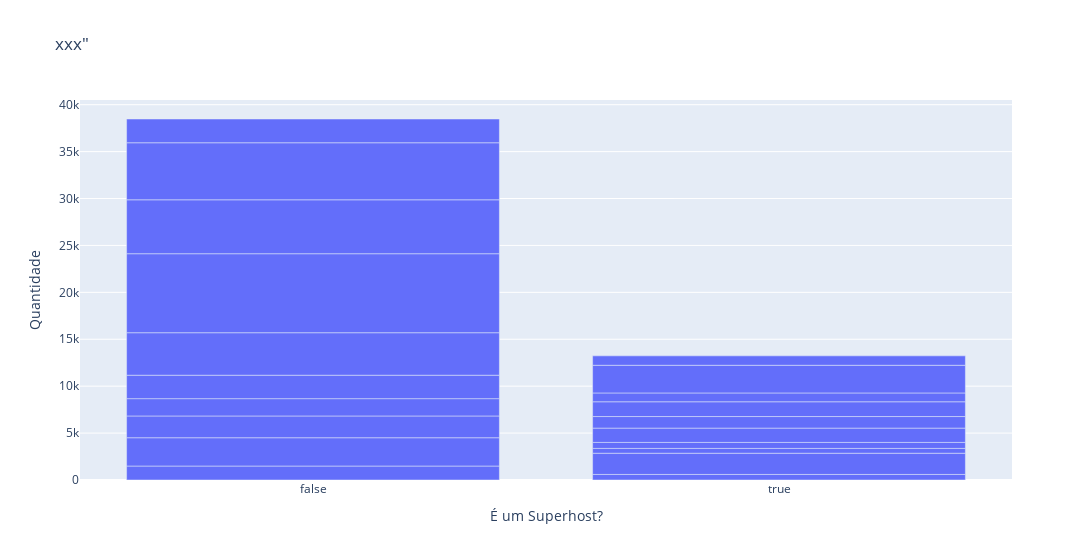

Source (notebook cell):
### Code cell
df7 = df.groupby(['city', 'host_is_superhost']).weekdays.count().reset_index()
df7 = df7.rename(columns={'weekdays': 'count'})

px.bar(data_frame=df7, x='host_is_superhost', y='count', title='xxx"', 
       labels={'host_is_superhost': 'É um Superhost?', 'count':'Quantidade'}, width=1200)

### Figure 1 — Plotly figure (JSON) as saved in the notebook; plotly's stock layout.template omitted (floating-point values rounded to 4 significant figures)
{"data": [{"alignmentgroup": "True", "hovertemplate": "É um Superhost?=%{x}<br>Quantidade=%{y}<extra></extra>", "legendgroup": "", "marker": {"color": "#636efa", "pattern": {"shape": ""}}, "name": "", "offsetgroup": "", "orientation": "v", "showlegend": false, "textposition": "auto", "type": "bar", "x": [false, true, false, true, false, true, false, true, false, true, false, true, false, true, false, true, false, true, false, true], "xaxis": "x", "y": [1489, 591, 3017, 2263, 2319, 514, 1845, 639, 2498, 1524, 4530, 1233, 8420, 1573, 5747, 941, 6078, 2949, 2532, 1005], "yaxis": "y"}], "layout": {"barmode": "relative", "legend": {"tracegroupgap": 0}, "title": {"text": "xxx\""}, "width": 1200, "xaxis": {"anchor": "y", "domain": [0, 1], "title": {"text": "É um Superhost?"}}, "yaxis": {"anchor": "x", "domain": [0, 1], "title": {"text": "Quantidade"}}}}
